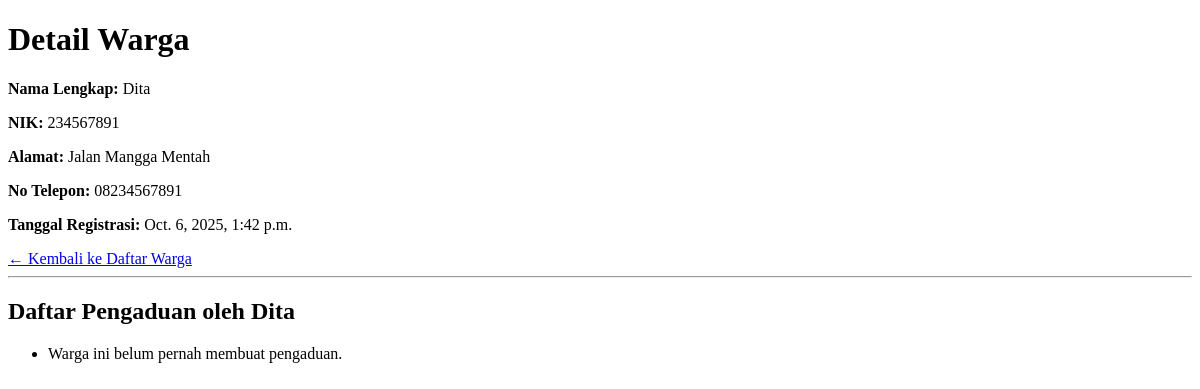
/warga/2/, run on an earlier commit of the app's database.
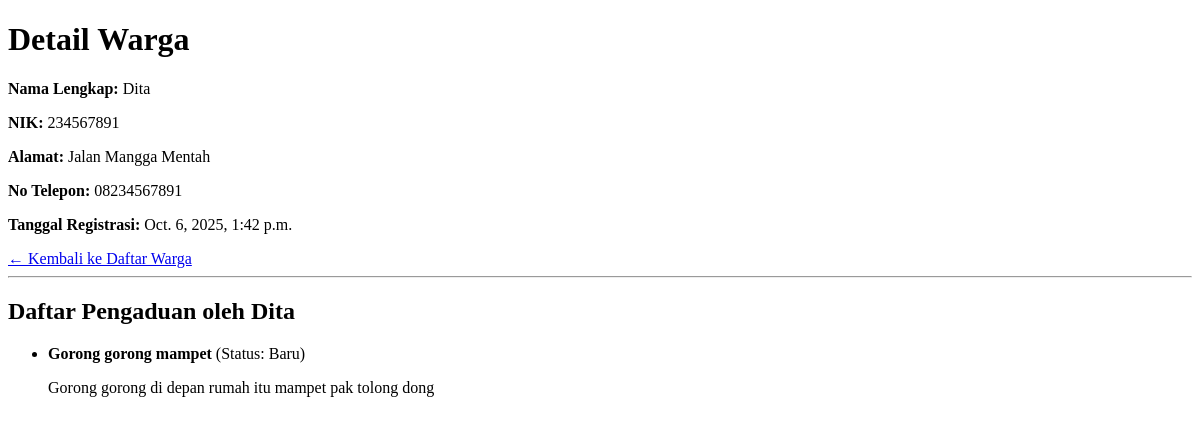
And on a later commit of the database.
### warga/models.py (models this page shows, shortened)
class Pengaduan(models.Model):
    STATUS_CHOICES = [
        ('BARU', 'Baru'),
        ('DIPROSES', 'Diproses'),
        ('SELESAI', 'Selesai'),
    ]
    judul = models.CharField(max_length=200)
    deskripsi = models.TextField()
    status = models.CharField(max_length=10, choices=STATUS_CHOICES, default='BARU')
    tanggal_lapor = models.DateTimeField(auto_now_add=True)
    pelapor = models.ForeignKey(Warga, on_delete=models.CASCADE, related_name='pengaduan')

### warga/views.py (the view)
# urls.py: path('<int:pk>/', WargaDetailView.as_view(), name='warga-detail'),
class WargaDetailView(DetailView):
    model = Warga

### warga/templates/warga/warga_detail.html (shortened to what this page needs)
<!DOCTYPE html>
<html>
<head>
</head>
<body>
    <h1>Detail Warga</h1>
    <p><strong>Nama Lengkap:</strong> {{ object.nama_lengkap }}</p>
    <p><strong>NIK:</strong> {{ object.nik }}</p>
    <p><strong>Alamat:</strong> {{ object.alamat }}</p>
    <p><strong>No Telepon:</strong> {{ object.no_telepon }}</p>
    <p><strong>Tanggal Registrasi:</strong> {{ object.tanggal_registrasi }}</p>
    <a href="{% url 'warga-list' %}">← Kembali ke Daftar Warga</a>
    <hr>
    <h2>Daftar Pengaduan oleh {{ object.nama_lengkap }}</h2>
    <ul>
        {% for aduan in object.pengaduan.all %}
            <li>
                <strong>{{ aduan.judul }}</strong> (Status: {{ aduan.get_status_display }})
                <p>{{ aduan.deskripsi }}</p>
            </li>
        {% empty %}
            <li>Warga ini belum pernah membuat pengaduan.</li>
        {% endfor %}
    </ul>
</body>
</html>

What changed in the data, as far as the page shows it:
added Pengaduan: judul "Gorong gorong mampet", status "Baru", deskripsi "Gorong gorong di depan rumah itu mampet pak tolong dong"
Also different on the page:
text no longer shown: "Warga ini belum pernah membuat pengaduan."
